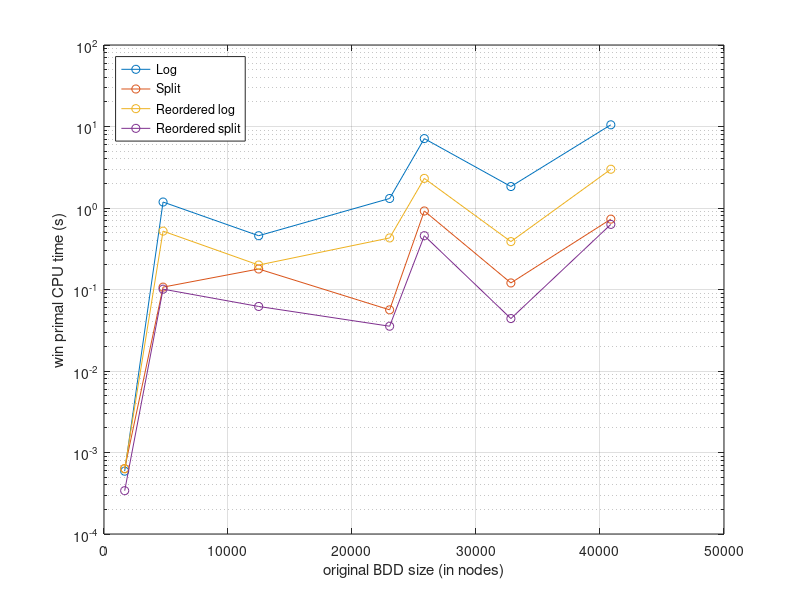

Write the MATLAB code that produced this figure.
data = load('run_time_data.txt');
% data(1,:) BDD sizes in nodes (before reordering)
% data(2, :) log encoding run times
% data(3, :) split encoding run times
% data(4, :) log encoding run times with reordering
% data(5, :) split encoding run times with reordering
[size_data, I] = sort(data(1,:));

test_count = 7;

semilogy(size_data, data(2, I), '-o');
hold on
semilogy(size_data, data(3, I), '-o');
semilogy(size_data, data(4, I), '-o');
semilogy(size_data, data(5, I), '-o');
hold off
xlabel('original BDD size (in nodes)');
ylabel('win primal CPU time (s)');
legend('Log', 'Split', 'Reordered log', 'Reordered split', ...
      'Location', 'northwest');
grid on;